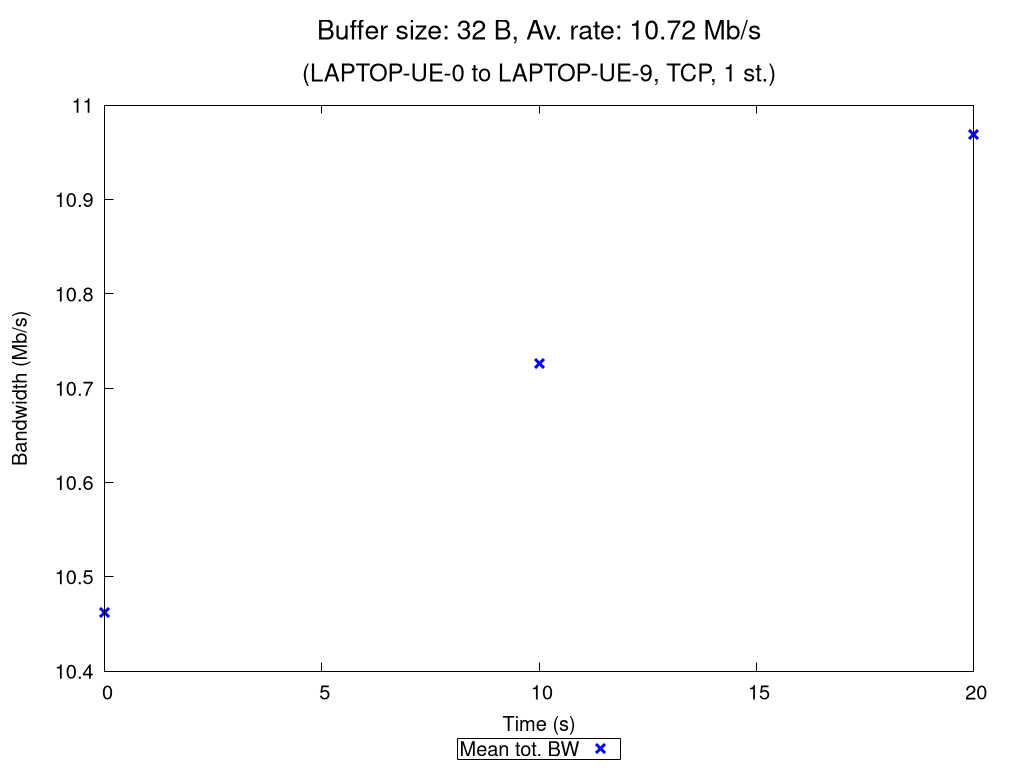

This chart was generated by the following gnuplot code:
set terminal pngcairo nocrop enhanced size 1024,768 font "Verdana,15"
set output "TCP_1_st_2020_11_05_12-29-42_one2two_00032B.png"

set title "{/=20 Buffer size: 32 B, Av. rate: 10.72 Mb/s}\n\n{/=18 (LAPTOP-UE-0 to LAPTOP-UE-9, TCP, 1 st.)}"

set xlabel "Time (s)"
set ylabel "Bandwidth (Mb/s)"
set ytics nomirror
set key bmargin center horizontal box samplen 1 width -1
set bmargin 4.6
set rmargin 4.5

rf = 1000000.0  # rate factor
set style fill transparent solid 0.2 noborder
set autoscale xfix
plot "TCP_1_st_2020_11_05_12-29-42_one2two_00032B_iperf_processed.dat" using 1:($2/rf-$3/rf):($2/rf+$3/rf) with filledcurves lc rgb "blue" notitle, \
     "" using 1:($2/rf) with points pt 2 ps 1.5 lw 3 lc rgb "blue" title "Mean tot. BW", \
